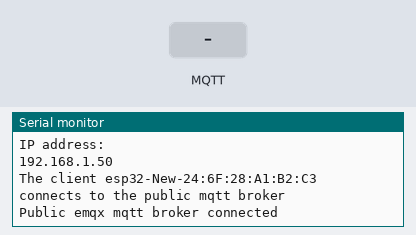
Recording of a sketch running on a simulated ESP32. Shown: the last lines printed to the serial monitor. The inputs (shaded band) are chosen by the test bench. WiFi joins after 1.5 s; servers stay silent unless stated; no MQTT or app messages arrive unless stated.

Above: at 2.7 s.
2.8 s: MQTT message "1" arrives on the first subscribed topic
At 3.2 s:
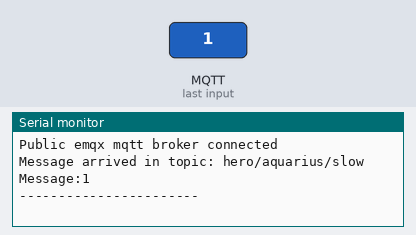
4.3 s: MQTT message "on" arrives on the first subscribed topic
At 5.5 s:
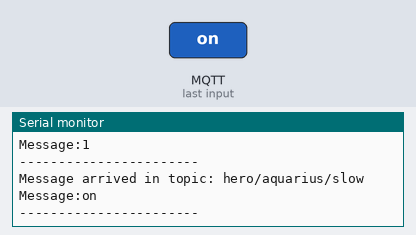
5.8 s: MQTT message "off" arrives on the first subscribed topic
At 6.7 s:
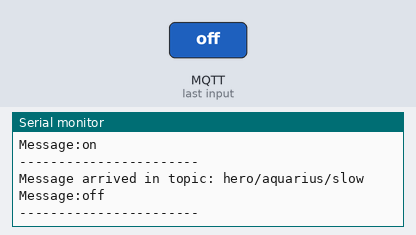

The sketch:

Zero_iot.ino
```cpp
#include <WiFi.h>
#include <PubSubClient.h>

//=================================================================================================
WiFiClient   espClient;
PubSubClient client(espClient);             //สร้างออปเจ็ค สำหรับเชื่อมต่อ mqtt
//=================================================================================================
const char* ssid = "ESL-Net";               //wifi name
const char* password = "ceeslonly";         //wifi password
//=================================================================================================
const char* mqtt_broker = "161.246.6.90";   //IP mqtt server
const char* mqtt_username = "aquarius";        //mqtt username
const char* mqtt_password = "z2honly";  //mqtt password
const int   mqtt_port = 1883;               //port mqtt server
//=================================================================================================


void setup_wifi() {   //ฟังก์ชั่นเชื่อมต่อwifi
  delay(10);
  Serial.println();
  Serial.print("Connecting to ");
  Serial.println(ssid);
  WiFi.mode(WIFI_STA);              //เลือกโหมดรับ wifi
  WiFi.begin(ssid, password);       //เชื่อมต่อ wifi
  while (WiFi.status() != WL_CONNECTED)     //รอจนกว่าจะเชื่อมต่อwifiสำเร็จ
  {
    delay(500);
    Serial.println("Connecting to WiFi...");
  }
  Serial.println("WiFi connected");
  Serial.println("IP address: ");
  Serial.println(WiFi.localIP());
}

void callback(char *topic, byte *payload, unsigned int length) {  //ฟังก์ชั่นsubscribe
  Serial.print("Message arrived in topic: ");
  Serial.println(topic);
  Serial.print("Message:");
  for (int i = 0; i < length; i++)
    Serial.print((char) payload[i]);
  Serial.println();
  Serial.println("-----------------------");
}

void reconnect() {  //ฟังก์ชั่นเชื่อมต่อmqtt
  client.setServer(mqtt_broker, mqtt_port);   //เชื่อมต่อmqtt
  client.setCallback(callback);               //เลือกฟังก์ชั่นsubscribe
  while (!client.connected()) //รอจนกว่าจะเชื่อมต่อmqttสำเร็จ
  {
    String client_id = "esp32-New-";
    client_id += String(WiFi.macAddress());
    Serial.printf("The client %s connects to the public mqtt broker\n", client_id.c_str());
    if (client.connect(client_id.c_str(), mqtt_username, mqtt_password))
      Serial.println("Public emqx mqtt broker connected");
    else {
      Serial.print("failed with state ");
      Serial.print(client.state());
      delay(2000);
    }
  }
}

void setup()
{
  Serial.begin(115200);
  setup_wifi(); //เชื่อมต่อwifi
  reconnect();  //เชื่อมต่อmqtt
  client.subscribe("hero/aquarius/slow");  //กำหนด topic ที่จะ subscribe
  client.publish("hero/aquarius/slept", "ILOVEMIT"); //กำหนด topic ที่จะ publish และ valu
}

void loop()
{
  client.loop();//วนลูปรอsubscribe valu จาก mqtt
}
```

Measured:
- after the input at 2.8 s, the serial monitor: prints a new line at once (image 1)
- after the input at 4.3 s, the serial monitor: prints a new line at once (image 2)
- after the input at 5.8 s, the serial monitor: prints a new line at once (image 3)
